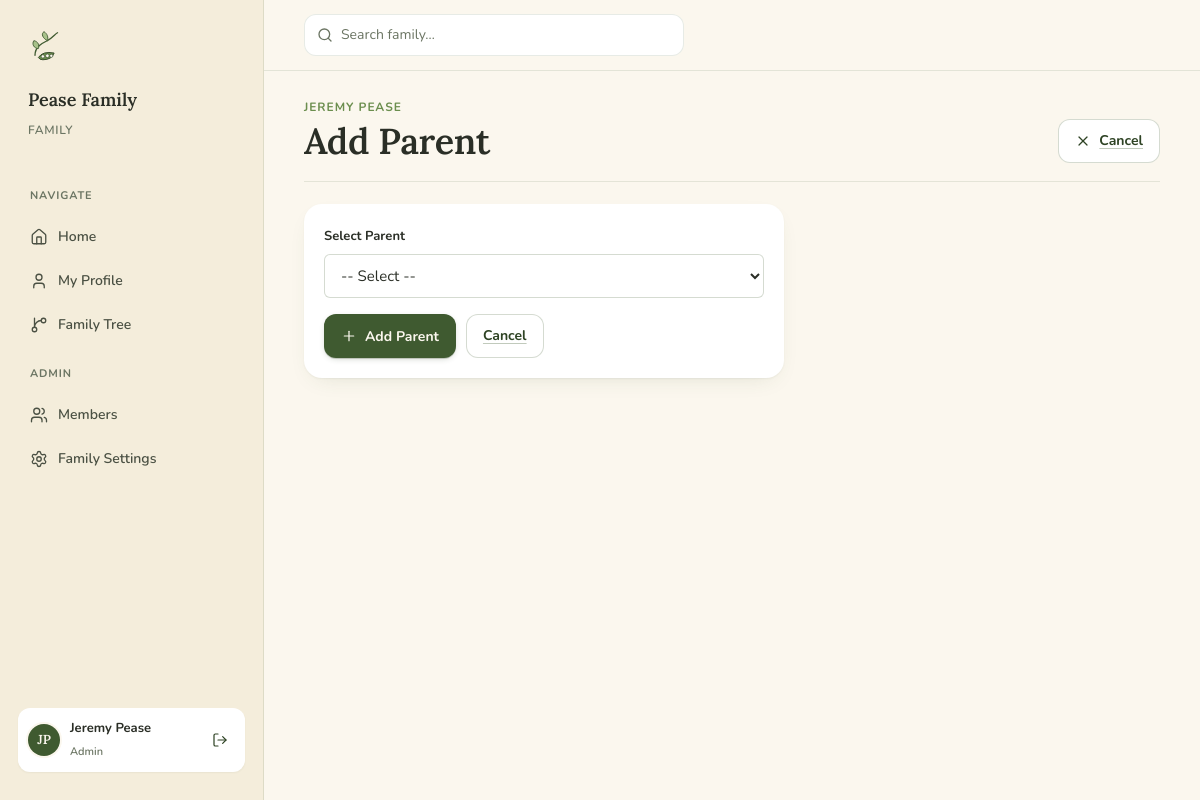
The page /person/1/add-parent (signed in) on the database its author committed.
### app/models.py (models this page shows, shortened)
class Family(db.Model):
    __tablename__ = 'families'
    id = db.Column(db.Integer, primary_key=True)
    name = db.Column(db.String(100), nullable=False)
    created_at = db.Column(db.DateTime, default=datetime.utcnow)
    patriarch_id = db.Column(db.Integer, db.ForeignKey('people.id'), nullable=True)
    matriarch_id = db.Column(db.Integer, db.ForeignKey('people.id'), nullable=True)
    people = db.relationship('Person', back_populates='family', foreign_keys='Person.family_id')
    users = db.relationship('User', back_populates='family', foreign_keys='User.family_id')
    patriarch = db.relationship('Person', foreign_keys=[patriarch_id])
    matriarch = db.relationship('Person', foreign_keys=[matriarch_id])

class User(UserMixin, db.Model):
    __tablename__ = 'users'
    id = db.Column(db.Integer, primary_key=True)
    family_id = db.Column(db.Integer, db.ForeignKey('families.id'), nullable=False)
    email = db.Column(db.String(120), unique=True, nullable=False)
    password_hash = db.Column(db.String(256), nullable=False)
    first_name = db.Column(db.String(50), nullable=False)
    last_name = db.Column(db.String(50), nullable=False)
    phone = db.Column(db.String(20))
    email_verified = db.Column(db.Boolean, default=False)
    verification_token = db.Column(db.String(100))
    verification_token_expiry = db.Column(db.DateTime)
    status = db.Column(db.String(20), default='pending')  # pending/approved/rejected/invited
    approved_by_id = db.Column(db.Integer, db.ForeignKey('users.id'))
    approved_date = db.Column(db.Date)
    is_admin = db.Column(db.Boolean, default=False)
    is_delegate = db.Column(db.Boolean, default=False)
    person_id = db.Column(db.Integer, db.ForeignKey('people.id'))
    person = db.relationship('Person', back_populates='user')
    family = db.relationship('Family', back_populates='users')
    invitation_token = db.Column(db.String(100))
    invitation_token_expiry = db.Column(db.DateTime)
    invited_by_id = db.Column(db.Integer, db.ForeignKey('users.id'))
    reset_token = db.Column(db.String(100))
    reset_token_expiry = db.Column(db.DateTime)
    def get_full_name(self):
        return f"{self.first_name} {self.last_name}"

class Person(db.Model):
    __tablename__ = 'people'
    id = db.Column(db.Integer, primary_key=True)
    family_id = db.Column(db.Integer, db.ForeignKey('families.id'), nullable=False)
    name = db.Column(db.String(100), nullable=False)
    gender = db.Column(db.String(10))
    birthday = db.Column(db.Date)
    nickname = db.Column(db.String(50))
    birthplace = db.Column(db.String(100))
    maiden_name = db.Column(db.String(100))
    deathday = db.Column(db.Date)
    deathplace = db.Column(db.String(100))
    occupation = db.Column(db.String(100))
    email = db.Column(db.String(120))
    phone = db.Column(db.String(20))
    photo_path = db.Column(db.String(200))
    notes = db.Column(db.Text)
    family = db.relationship('Family', back_populates='people', foreign_keys='Person.family_id')
    children = db.relationship(
        'Person',
        secondary=parent_child,
        primaryjoin=id == parent_child.c.parent_id,
        secondaryjoin=id == parent_child.c.child_id,
        backref='parents'
    )
    user = db.relationship('User', back_populates='person', uselist=False)
    def get_display_name(self):
        return self.nickname if self.nickname else self.name

### app/routes.py (the view, shortened to what this page needs)
@main.route('/person/<int:person_id>/add-parent', methods=['GET', 'POST'])
@login_required
def add_parent(person_id):
    person = db.session.get(Person, person_id)
    if not person or person.family_id != current_user.family_id:
        flash('Person not found.', 'error')
        return redirect(url_for('main.index'))
    can_edit = current_user.is_admin or (person.user and person.user == current_user)
    if not can_edit:
        flash('You do not have permission to edit this profile.', 'error')
        return redirect(url_for('main.person_detail', person_id=person_id))
    existing_parent_ids = {p.id for p in person.parents}
    eligible = [
        p for p in Person.query.filter_by(family_id=current_user.family_id).order_by(Person.name).all()
        if p.id != person.id and p.id not in existing_parent_ids
    ]
    form = RelativeForm()
    form.relative_id.choices = [(0, '-- Select --')] + [(p.id, p.get_display_name()) for p in eligible]
    return render_template('add_relative.html', form=form, subject=person, action='parent')

### app/forms.py
class RelativeForm(FlaskForm):
    relative_id = SelectField('Select', coerce=int, validators=[DataRequired()])
    submit = SubmitField('Add')

### app/models.py (called while the page is built)
@login_manager.user_loader
def load_user(user_id):
    return db.session.get(User, int(user_id))

### app/templates/add_relative.html (shortened to what this page needs)
{% extends "base.html" %}
{% block content %}
<div class="page-head">
    <div>
        <div class="eyebrow">{{ subject.get_display_name() }}</div>
        <h1>Add {{ action|capitalize }}</h1>
    </div>
    <a href="/person/{{ subject.id }}" class="btn btn-secondary">
        <i data-lucide="x"></i> Cancel
    </a>
</div>
<div style="max-width: 480px;">
    <div class="card">
        <form method="POST">
            <div class="field">
                <label>Select {{ action|capitalize }}</label>
                {{ form.relative_id() }}
            </div>
            <div style="display:flex;gap:10px;margin-top:8px;">
                <button type="submit" class="btn btn-primary">
                    <i data-lucide="plus"></i> Add {{ action|capitalize }}
                </button>
                <a href="/person/{{ subject.id }}" class="btn btn-secondary">Cancel</a>
            </div>
        </form>
    </div>
</div>
{% endblock %}

### app/templates/base.html (shortened to what this page needs)
<!DOCTYPE html>
<html lang="en">
<head>
    <link rel="stylesheet" href="{{ url_for('static', filename='css/peavines.css') }}">
</head>
<body>
{% if current_user.is_authenticated %}
<div class="shell">
    <aside class="sidebar">
        <div class="brand">
            <img src="{{ url_for('static', filename='assets/peavines-mark.svg') }}" alt="Peavines">
        </div>
        <div class="family-name">{{ current_user.family.name }}</div>
        <div class="family-meta">Family</div>
        <nav class="nav">
            <div class="nav-section">Navigate</div>
            <a href="/" {% if request.path == '/' %}class="active"{% endif %}>
                <i data-lucide="home"></i> Home
            </a>
            <a href="/profile" {% if request.path == '/profile' %}class="active"{% endif %}>
                <i data-lucide="user"></i> My Profile
            </a>
            <a href="/family/tree" {% if request.path == '/family/tree' %}class="active"{% endif %}>
                <i data-lucide="git-branch"></i> Family Tree
            </a>
            {% if current_user.is_admin %}
            <div class="nav-section">Admin</div>
            <a href="/admin/users" {% if request.path.startswith('/admin') and request.path != '/admin/family' %}class="active"{% endif %}>
                <i data-lucide="users"></i> Members
            </a>
            <a href="/admin/family" {% if request.path == '/admin/family' %}class="active"{% endif %}>
                <i data-lucide="settings"></i> Family Settings
            </a>
            {% endif %}
        </nav>
        <div class="user-chip">
            <div class="av av-sm" style="background: var(--vine);">{{ current_user.first_name[0] }}{{ current_user.last_name[0] }}</div>
            <div>
                <div class="name">{{ current_user.get_full_name() }}</div>
                <div class="role">{% if current_user.is_admin %}Admin{% else %}Member{% endif %}</div>
            </div>
            <form method="POST" action="/logout" style="margin-left: auto;">
                <button type="submit" class="btn btn-ghost btn-sm" title="Sign out" style="padding: 6px;">
                    <i data-lucide="log-out"></i>
                </button>
            </form>
        </div>
    </aside>
    <div class="canvas">
        <header class="topbar">
            <div class="search">
                <i data-lucide="search"></i>
                <span>Search family…</span>
            </div>
        </header>
        <div class="canvas-inner">
{% endif %}
{% block content %}{% endblock %}
{% if current_user.is_authenticated %}
        </div>
    </div>
</div>
{% endif %}
</body>
</html>

### rows shown on the page
Family: family.name "Pease Family"
User: first_name "J", last_name "P", get_full_name "Jeremy Pease"
Person: get_display_name "JEREMY PEASE"

### other values the page prints
{{ action|capitalize }} "Parent"
